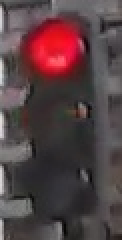
#> input picture traffic_light_images/training/red/8c1f9264-4d5c-4e7e-b68e-cf515e8318a9.jpg, 61 x 120 px (shown 2 times larger)
$ python images.py
#> lines starting #> are read from the running program, lines starting #| are printed output that depends on the picture
from sklearn.utils import shuffle
import numpy as np
import os
import cv2
import queue


def read_image(path):
    image = cv2.imread(path)
#> image is the input picture: shape (120, 61, 3); mean B, G, R 68.3, 65.3, 86.1
    image = cv2.resize(image, (32, 32))
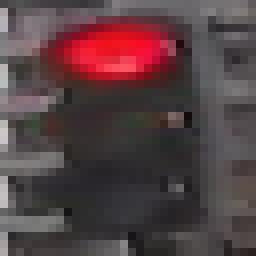
#> image: shape (32, 32, 3) (shown 8 times larger); mean B, G, R 68.1, 65.1, 85.9
    image = cv2.cvtColor(image, cv2.COLOR_BGR2RGB)
    normalizer_image = image / 255.0 - 0.5
    return normalizer_image


def read_traffic_light(training=True):
    traffic_light_dir = "traffic_light_images/"
    if training:
        red = traffic_light_dir + "training/red/"
        yellow = traffic_light_dir + "training/yellow/"
        green = traffic_light_dir + "training/green/"


    images = queue.Queue()
    labels = queue.Queue()
    image_name = queue.Queue()

    for f in os.listdir(red):
        images.put(read_image(red + f))
        labels.put(0)
        image_name.put(f)
#> pass 2 of the loop in read_traffic_light, `for f in os.listdir(red):`:
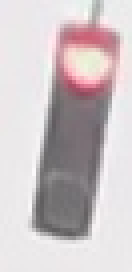
#> input picture traffic_light_images/training/red/8cd0f108-ec0a-41fa-98c0-b0e0f77d6c57.jpg, 33 x 68 px (shown 4 times larger)
#> in read_image, image is the input picture: shape (68, 33, 3); mean B, G, R 197.7, 195.4, 204.6
#> in read_image (call 2), `image = cv2.resize(image, (32, 32))`:
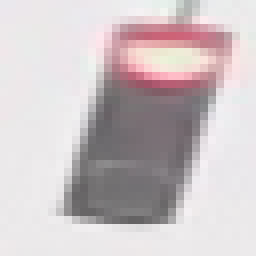
#> image: shape (32, 32, 3) (shown 8 times larger); mean B, G, R 197.6, 195.4, 204.6
#> in read_image (call 2), `normalizer_image = image / 255.0 - 0.5`:
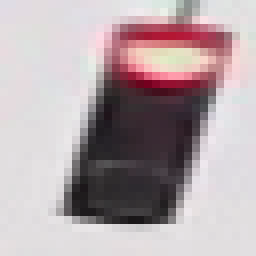
#> normalizer_image: shape (32, 32, 3) float64 (shown 8 times larger); mean R, G, B 0.302, 0.266, 0.275; drawn with min black and max white


#> (the run stopped early here; a loop or call above may not have finished)
